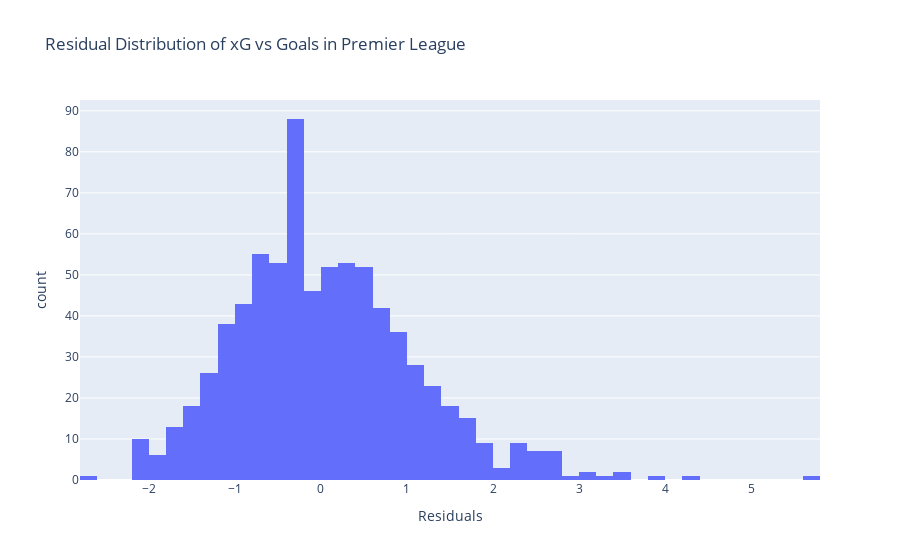

The cell this chart's notebook holds for it:
### Code cell
fig = px.histogram(df, x='Residuals', 
                   title='Residual Distribution of xG vs Goals in Premier League',
                   nbins=None,
                  )

mean = 0
std_dev = 1
x_values = np.linspace(min(df['Residuals']), max(df['Residuals']), 1000)
y_values = (1 / (std_dev * np.sqrt(2 * np.pi))) * np.exp(-0.5 * ((x_values - mean) / std_dev) ** 2) * 100

# fig.add_trace(px.line(x=x_values, y=y_values, color_discrete_sequence=['red']).data[0])

fig.show();

### Figure 1 — Plotly figure (JSON) as saved in the notebook; plotly's stock layout.template omitted (floating-point values rounded to 4 significant figures; data arrays with more than 128 entries replaced by an {"elided": "..."} marker saying what was removed)
{"data": [{"alignmentgroup": "True", "bingroup": "x", "hovertemplate": "Residuals=%{x}<br>count=%{y}<extra></extra>", "legendgroup": "", "marker": {"color": "#636efa", "pattern": {"shape": ""}}, "name": "", "offsetgroup": "", "orientation": "v", "showlegend": false, "type": "histogram", "x": {"elided": "760 float values"}, "xaxis": "x", "yaxis": "y"}], "layout": {"barmode": "relative", "legend": {"tracegroupgap": 0}, "title": {"text": "Residual Distribution of xG vs Goals in Premier League"}, "xaxis": {"anchor": "y", "domain": [0, 1], "title": {"text": "Residuals"}}, "yaxis": {"anchor": "x", "domain": [0, 1], "title": {"text": "count"}}}}
